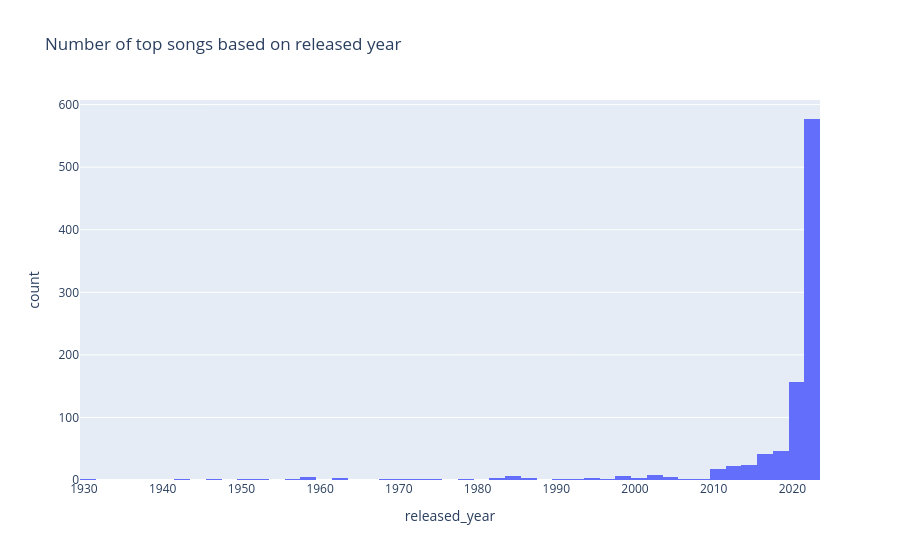

Notebook code cell kept with this figure:
### Markdown cell above
Let's plot a histogram to visualize these value counts.

### Code cell
fig = px.histogram(
    df,
    x = 'released_year',
    title = 'Number of top songs based on released year'
)
fig.show()

### Figure 1 — Plotly figure (JSON) as saved in the notebook; plotly's stock layout.template omitted (floating-point values rounded to 4 significant figures; data arrays with more than 128 entries replaced by an {"elided": "..."} marker saying what was removed)
{"data": [{"bingroup": "x", "hovertemplate": "released_year=%{x}<br>count=%{y}<extra></extra>", "legendgroup": "", "marker": {"color": "#636efa", "pattern": {"shape": ""}}, "name": "", "orientation": "v", "showlegend": false, "type": "histogram", "x": {"elided": "952 int values"}, "xaxis": "x", "yaxis": "y"}], "layout": {"barmode": "relative", "legend": {"tracegroupgap": 0}, "title": {"text": "Number of top songs based on released year"}, "xaxis": {"anchor": "y", "domain": [0, 1], "title": {"text": "released_year"}}, "yaxis": {"anchor": "x", "domain": [0, 1], "title": {"text": "count"}}}}
